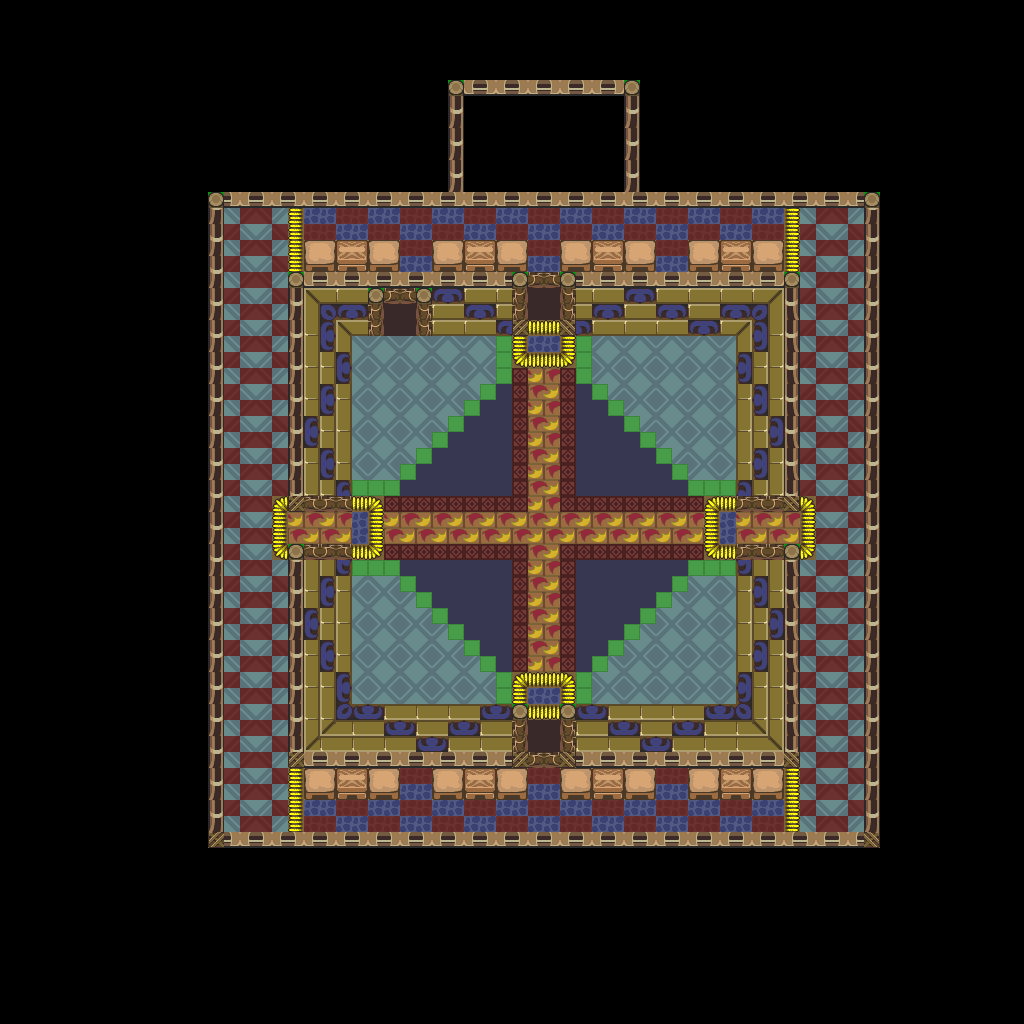

Tiled map render using the project's own tile images. Description and the map definition, with tile-layer contents summarised, below:
An orthogonal 64x64 tile map with 16x16 px tiles, 1 tile layer (base), 1 hidden layer not drawn and 24 objects.

<map version="1.10" tiledversion="1.12.1" orientation="orthogonal" renderorder="right-down" width="64" height="64" tilewidth="16" tileheight="16" infinite="0" nextlayerid="3" nextobjectid="25">
 <tileset firstgid="1" source="../classiciphone_pics4.tsx" />
 <layer id="1" name="base" width="64" height="64">
  <data>[4096 cells, 4096 non-empty, 73 distinct tile ids]</data>
 </layer>
 <layer id="2" name="collision" width="64" height="64" visible="0">
  <properties><property name="collision" value="true" /></properties>
  <data>[4096 cells, 2962 non-empty, 1 distinct tile ids]</data>
 </layer>
 <objectgroup id="3" name="npcs">
  <object id="1" x="736.0" y="512.0" width="16" height="16">
   <properties>
    <property name="gani" value="slayers_staircase_right.png" />
    <property name="script" type="string">-- Auto-converted from GraalScript
-- [CLIENT-SIDE — server no-op]
-- function onCreated(){
-- drawunderplayer();
-- dontblock();
-- }</property>
   </properties>
  </object>
  <object id="2" x="288.0" y="512.0" width="16" height="16">
   <properties>
    <property name="gani" value="slayers_staircase_left.png" />
    <property name="script" type="string">-- Auto-converted from GraalScript
-- [CLIENT-SIDE — server no-op]
-- function onCreated(){
-- drawunderplayer();
-- dontblock();
-- }</property>
   </properties>
  </object>
  <object id="3" x="432.0" y="272.0" width="16" height="16">
   <properties>
    <property name="gani" value="candle.mng" />
    <property name="script" type="string">-- Auto-converted from GraalScript
</property>
   </properties>
  </object>
  <object id="4" x="528.0" y="512.0" width="16" height="16">
   <properties>
    <property name="gani" value="slayers_info_block.png" />
    <property name="script" type="string">-- Auto-converted from GraalScript
</property>
   </properties>
  </object>
  <object id="5" x="624.0" y="272.0" width="16" height="16">
   <properties>
    <property name="gani" value="candle.mng" />
    <property name="script" type="string">-- Auto-converted from GraalScript
</property>
   </properties>
  </object>
  <object id="6" x="752.0" y="416.0" width="16" height="16">
   <properties>
    <property name="gani" value="candle.mng" />
    <property name="script" type="string">-- Auto-converted from GraalScript
</property>
   </properties>
  </object>
  <object id="7" x="752.0" y="608.0" width="16" height="16">
   <properties>
    <property name="gani" value="candle.mng" />
    <property name="script" type="string">-- Auto-converted from GraalScript
</property>
   </properties>
  </object>
  <object id="8" x="640.0" y="720.0" width="16" height="16">
   <properties>
    <property name="gani" value="candle.mng" />
    <property name="script" type="string">-- Auto-converted from GraalScript
</property>
   </properties>
  </object>
  <object id="9" x="416.0" y="720.0" width="16" height="16">
   <properties>
    <property name="gani" value="candle.mng" />
    <property name="script" type="string">-- Auto-converted from GraalScript
</property>
   </properties>
  </object>
  <object id="10" x="304.0" y="608.0" width="16" height="16">
   <properties>
    <property name="gani" value="candle.mng" />
    <property name="script" type="string">-- Auto-converted from GraalScript
</property>
   </properties>
  </object>
  <object id="11" x="304.0" y="416.0" width="16" height="16">
   <properties>
    <property name="gani" value="candle.mng" />
    <property name="script" type="string">-- Auto-converted from GraalScript
</property>
   </properties>
  </object>
  <object id="12" x="464.0" y="96.0" width="16" height="16">
   <properties>
    <property name="gani" value="s_logo2.png" />
    <property name="script" type="string">-- Auto-converted from GraalScript
</property>
   </properties>
  </object>
  <object id="13" x="368.0" y="288.0" width="16" height="16">
   <properties>
    <property name="gani" value="slayers_wall1.png" />
    <property name="script" type="string">-- Auto-converted from GraalScript
-- [CLIENT-SIDE — server no-op]
-- function onExplosion(){
-- hide();
-- }</property>
   </properties>
  </object>
  <object id="14" x="432.0" y="416.0" width="16" height="16">
   <properties>
    <property name="gani" value="slayers_whitelightlarge.mng" />
    <property name="script" type="string">-- Auto-converted from GraalScript
-- [CLIENT-SIDE — server no-op]
-- function onPlayerenters(){
-- setcoloreffect(1,1,1,0.5);
-- drawaslight();
-- dontblock();
-- }</property>
   </properties>
  </object>
  <object id="15" x="80.0" y="272.0" width="16" height="16">
   <properties>
    <property name="script" type="string">-- Auto-converted from GraalScript
-- join("level_nopk");
-- [CLIENT-SIDE — server no-op]
-- function onPlayerenters(){
-- seteffect(0,0,0,0);
-- //noplayerkilling();
-- 
-- 
-- }</property>
   </properties>
  </object>
  <object id="16" x="288.0" y="592.0" width="16" height="16">
   <properties>
    <property name="gani" value="slayers_candle_light.png" />
    <property name="script" type="string">-- Auto-converted from GraalScript
-- [CLIENT-SIDE — server no-op]
-- function onPlayerenters(){
-- setcoloreffect(1,1,1,0.5);
-- drawaslight();
-- dontblock();
-- }</property>
   </properties>
  </object>
  <object id="17" x="400.0" y="704.0" width="16" height="16">
   <properties>
    <property name="gani" value="slayers_candle_light.png" />
    <property name="script" type="string">-- Auto-converted from GraalScript
-- [CLIENT-SIDE — server no-op]
-- function onPlayerenters(){
-- setcoloreffect(1,1,1,0.5);
-- drawaslight();
-- dontblock();
-- }</property>
   </properties>
  </object>
  <object id="18" x="624.0" y="704.0" width="16" height="16">
   <properties>
    <property name="gani" value="slayers_candle_light.png" />
    <property name="script" type="string">-- Auto-converted from GraalScript
-- [CLIENT-SIDE — server no-op]
-- function onPlayerenters(){
-- setcoloreffect(1,1,1,0.5);
-- drawaslight();
-- dontblock();
-- }</property>
   </properties>
  </object>
  <object id="19" x="736.0" y="592.0" width="16" height="16">
   <properties>
    <property name="gani" value="slayers_candle_light.png" />
    <property name="script" type="string">-- Auto-converted from GraalScript
-- [CLIENT-SIDE — server no-op]
-- function onPlayerenters(){
-- setcoloreffect(1,1,1,0.5);
-- drawaslight();
-- dontblock();
-- }</property>
   </properties>
  </object>
  <object id="20" x="736.0" y="400.0" width="16" height="16">
   <properties>
    <property name="gani" value="slayers_candle_light.png" />
    <property name="script" type="string">-- Auto-converted from GraalScript
-- [CLIENT-SIDE — server no-op]
-- function onPlayerenters(){
-- setcoloreffect(1,1,1,0.5);
-- drawaslight();
-- dontblock();
-- }</property>
   </properties>
  </object>
  <object id="21" x="608.0" y="256.0" width="16" height="16">
   <properties>
    <property name="gani" value="slayers_candle_light.png" />
    <property name="script" type="string">-- Auto-converted from GraalScript
-- [CLIENT-SIDE — server no-op]
-- function onPlayerenters(){
-- setcoloreffect(1,1,1,0.5);
-- drawaslight();
-- dontblock();
-- }</property>
   </properties>
  </object>
  <object id="22" x="416.0" y="256.0" width="16" height="16">
   <properties>
    <property name="gani" value="slayers_candle_light.png" />
    <property name="script" type="string">-- Auto-converted from GraalScript
-- [CLIENT-SIDE — server no-op]
-- function onPlayerenters(){
-- setcoloreffect(1,1,1,0.5);
-- drawaslight();
-- dontblock();
-- }</property>
   </properties>
  </object>
  </objectgroup>
</map>
<!-- 2 of 24 objects omitted -->
